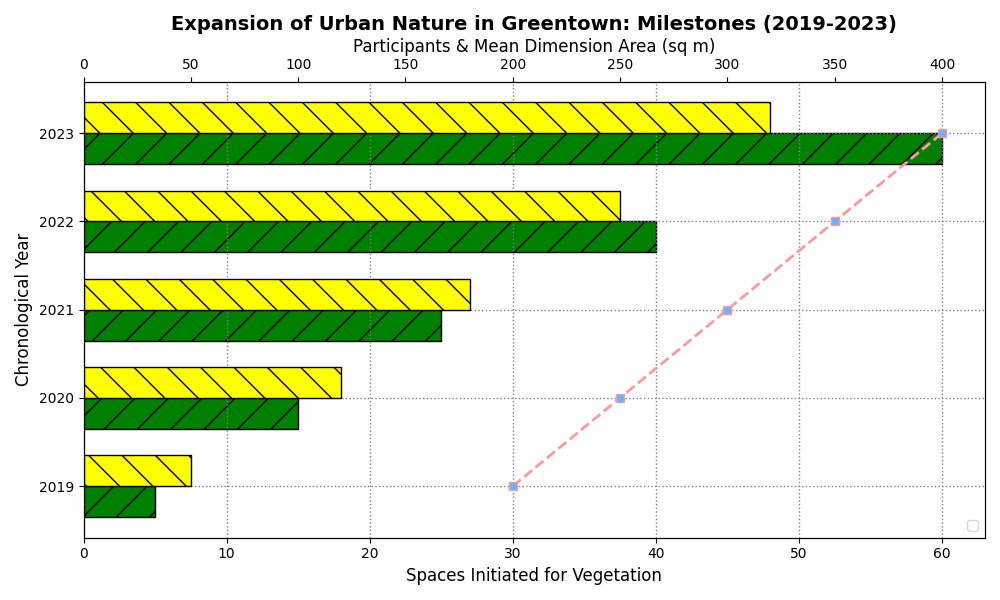

Reproduce this figure in Python.
import matplotlib.pyplot as plt
import numpy as np

years = np.array([2019, 2020, 2021, 2022, 2023])
gardens_created = np.array([5, 15, 25, 40, 60])
volunteers_joined = np.array([50, 120, 180, 250, 320])
average_area = np.array([200, 250, 300, 350, 400])

fig, ax1 = plt.subplots(figsize=(10, 6))

bar_width = 0.35
bar1 = ax1.barh(years - bar_width/2, gardens_created, bar_width, label='Vegetation Spaces Initiated', color='green', edgecolor='black', hatch='/')

ax2 = ax1.twiny()
bar2 = ax2.barh(years + bar_width/2, volunteers_joined, bar_width, label='Helpers Enrolled', color='yellow', edgecolor='black', hatch='\\')

line = ax2.plot(average_area, years, color='#ff9999', marker='s', linestyle='--', label='Mean Garden Dimension', lw=2, markerfacecolor='#66b3ff')

ax1.set_title("Expansion of Urban Nature in Greentown: Milestones (2019-2023)", fontsize=14, fontweight='bold')
ax1.set_ylabel("Chronological Year", fontsize=12)
ax1.set_xlabel("Spaces Initiated for Vegetation", fontsize=12)
ax2.set_xlabel("Participants & Mean Dimension Area (sq m)", fontsize=12)

ax1.set_yticks(years)
ax1.set_yticklabels(years)

bars = bar1 + bar2
labels = [b.get_label() for b in bars] + ['Mean Garden Dimension']
ax2.legend(bars, labels, loc='lower right')

ax1.grid(True, linestyle=':', linewidth=1, color='gray')
ax2.grid(False)

plt.tight_layout()
plt.show()
